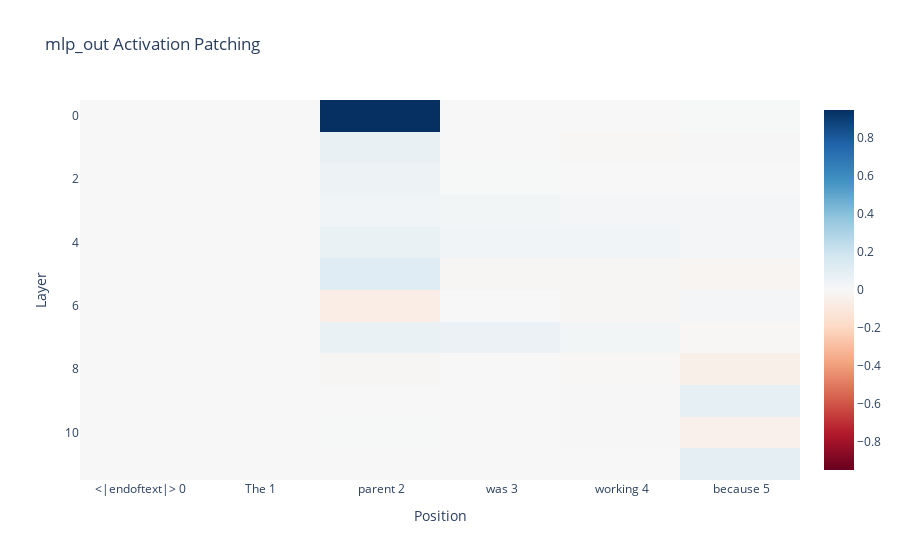

This figure's notebook cell:
### Markdown cell above
The model processes information regarding the *parent* token up until layer 9, and around layer 10 that information is moved to the last token.
We now attempt to replicate the results of Vis et al. by patching the output of the MLP layers and the attention layers.

### Code cell
resid_pre_act_patch_results = patching.get_act_patch_mlp_out(model, corrupted_tokens, cache, ioi_metric)

imshow(resid_pre_act_patch_results, 
       labels={"x": "Position", "y": "Layer"},
       x=[f"{tok} {i}" for i, tok in enumerate(model.to_str_tokens(tokens[0]))],
       title="mlp_out Activation Patching")

### Figure 1 — Plotly figure (JSON) as saved in the notebook; plotly's stock layout.template omitted (floating-point values rounded to 4 significant figures)
{"data": [{"coloraxis": "coloraxis", "hovertemplate": "Position: %{x}<br>Layer: %{y}<br>color: %{z}<extra></extra>", "name": "0", "type": "heatmap", "x": ["<|endoftext|> 0", "The 1", " parent 2", " was 3", " working 4", " because 5"], "xaxis": "x", "yaxis": "y", "z": [[0, 0, 0.9471, -0.0002257, 0.0003356, 0.003345], [0, 0, 0.07352, -0.001269, -0.007113, -0.005579], [0, 0, 0.051, 0.005176, -0.0009296, -0.00169], [0, 0, 0.03581, 0.02395, 0.01794, 0.02165], [0, 0, 0.0669, 0.0293, 0.03259, 0.01738], [0, 0, 0.1182, -0.0104, -0.01567, -0.01803], [0, 0, -0.06801, -0.0001521, -0.01211, 0.02048], [0, 0, 0.06636, 0.06149, 0.02581, -0.008646], [0, 0, -0.01112, 0.001304, -0.007602, -0.0539], [0, 0, -0.0001022, 0.001251, 0.007256, 0.08426], [0, 0, 0.004059, -0.001599, -0.004497, -0.04742], [0, 0, 0, 0, 0, 0.09641]]}], "layout": {"coloraxis": {"cmid": 0, "colorscale": [[0, "rgb(103,0,31)"], [0.1, "rgb(178,24,43)"], [0.2, "rgb(214,96,77)"], [0.3, "rgb(244,165,130)"], [0.4, "rgb(253,219,199)"], [0.5, "rgb(247,247,247)"], [0.6, "rgb(209,229,240)"], [0.7, "rgb(146,197,222)"], [0.8, "rgb(67,147,195)"], [0.9, "rgb(33,102,172)"], [1, "rgb(5,48,97)"]]}, "title": {"text": "mlp_out Activation Patching"}, "xaxis": {"anchor": "y", "constrain": "domain", "domain": [0, 1], "scaleanchor": "y", "title": {"text": "Position"}}, "yaxis": {"anchor": "x", "autorange": "reversed", "constrain": "domain", "domain": [0, 1], "title": {"text": "Layer"}}}}
